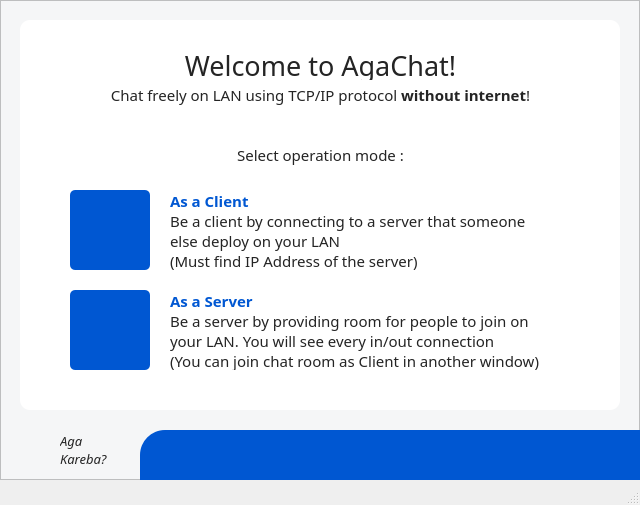
<?xml version="1.0" encoding="UTF-8"?>
<ui version="4.0">
 <class>MainWindow</class>
 <widget class="QMainWindow" name="MainWindow">
  <property name="geometry">
   <rect>
    <x>0</x>
    <y>0</y>
    <width>640</width>
    <height>505</height>
   </rect>
  </property>
  <property name="windowTitle">
   <string>AgaChat</string>
  </property>
  <property name="styleSheet">
   <string notr="true"/>
  </property>
  <widget class="QWidget" name="centralwidget">
   <widget class="QFrame" name="container_panelBody">
    <property name="geometry">
     <rect>
      <x>0</x>
      <y>0</y>
      <width>640</width>
      <height>480</height>
     </rect>
    </property>
    <property name="styleSheet">
     <string notr="true">QFrame#container_panelBody {
	background-color: #F5F6F7;
}
QStackedWidget#container_panelMain {
	background-color: #FFFFFF;
	border-radius: 10px;
}
QPushButton {
	background-color: #0057D2;
	border: none;
	border-radius: 5px;
}
QPushButton:hover {
	background-color: #0040B0;
	border: none;
}
QLabel, QLineEdit, QTextEdit {
	color: #242424;
}
QTextEdit, QLineEdit {
	background-color: #F5F6F7;
	border: 1px solid #EAECEE;
	border-radius: 5px;
	padding-left: 4px;
	border-radius: 5px;
}
QPushButton#btn_Leave {
	background-color: #FF1F2E;
}</string>
    </property>
    <property name="frameShape">
     <enum>QFrame::StyledPanel</enum>
    </property>
    <property name="frameShadow">
     <enum>QFrame::Raised</enum>
    </property>
    <widget class="QStackedWidget" name="container_panelMain">
     <property name="geometry">
      <rect>
       <x>20</x>
       <y>20</y>
       <width>600</width>
       <height>390</height>
      </rect>
     </property>
     <property name="styleSheet">
      <string notr="true"/>
     </property>
     <property name="currentIndex">
      <number>0</number>
     </property>
     <widget class="QWidget" name="page_Mode">
      <widget class="QPushButton" name="btn_AsClient">
       <property name="geometry">
        <rect>
         <x>50</x>
         <y>170</y>
         <width>80</width>
         <height>80</height>
        </rect>
       </property>
       <property name="styleSheet">
        <string notr="true"/>
       </property>
       <property name="text">
        <string/>
       </property>
       <property name="icon">
        <iconset resource="assets/qt_resource.qrc">
         <normaloff>:/icon/icon/icon-client.png</normaloff>:/icon/icon/icon-client.png</iconset>
       </property>
       <property name="iconSize">
        <size>
         <width>64</width>
         <height>64</height>
        </size>
       </property>
      </widget>
      <widget class="QPushButton" name="btn_AsServer">
       <property name="geometry">
        <rect>
         <x>50</x>
         <y>270</y>
         <width>80</width>
         <height>80</height>
        </rect>
       </property>
       <property name="styleSheet">
        <string notr="true"/>
       </property>
       <property name="text">
        <string/>
       </property>
       <property name="icon">
        <iconset resource="assets/qt_resource.qrc">
         <normaloff>:/icon/icon/icon-server.png</normaloff>:/icon/icon/icon-server.png</iconset>
       </property>
       <property name="iconSize">
        <size>
         <width>64</width>
         <height>64</height>
        </size>
       </property>
      </widget>
      <widget class="QLabel" name="lbl_x1_1">
       <property name="geometry">
        <rect>
         <x>70</x>
         <y>30</y>
         <width>461</width>
         <height>30</height>
        </rect>
       </property>
       <property name="font">
        <font>
         <family>Montserrat</family>
         <pointsize>20</pointsize>
        </font>
       </property>
       <property name="text">
        <string>Welcome to AgaChat!</string>
       </property>
       <property name="alignment">
        <set>Qt::AlignCenter</set>
       </property>
      </widget>
      <widget class="QLabel" name="lbl_x1_2">
       <property name="geometry">
        <rect>
         <x>70</x>
         <y>60</y>
         <width>461</width>
         <height>30</height>
        </rect>
       </property>
       <property name="font">
        <font>
         <family>Montserrat</family>
         <pointsize>11</pointsize>
        </font>
       </property>
       <property name="text">
        <string>&lt;html&gt;&lt;head/&gt;&lt;body&gt;&lt;p&gt;Chat freely on LAN using TCP/IP protocol &lt;span style=&quot; font-weight:700;&quot;&gt;without internet&lt;/span&gt;!&lt;/p&gt;&lt;/body&gt;&lt;/html&gt;</string>
       </property>
       <property name="alignment">
        <set>Qt::AlignCenter</set>
       </property>
      </widget>
      <widget class="QLabel" name="lbl_x1_3">
       <property name="geometry">
        <rect>
         <x>70</x>
         <y>120</y>
         <width>461</width>
         <height>30</height>
        </rect>
       </property>
       <property name="font">
        <font>
         <family>Montserrat</family>
         <pointsize>11</pointsize>
        </font>
       </property>
       <property name="text">
        <string>&lt;html&gt;&lt;head/&gt;&lt;body&gt;&lt;p&gt;Select operation mode :&lt;/p&gt;&lt;/body&gt;&lt;/html&gt;</string>
       </property>
       <property name="alignment">
        <set>Qt::AlignCenter</set>
       </property>
      </widget>
      <widget class="QLabel" name="lbl_x1_4">
       <property name="geometry">
        <rect>
         <x>150</x>
         <y>170</y>
         <width>400</width>
         <height>80</height>
        </rect>
       </property>
       <property name="font">
        <font>
         <family>Montserrat</family>
         <pointsize>11</pointsize>
        </font>
       </property>
       <property name="text">
        <string>&lt;html&gt;&lt;head/&gt;&lt;body&gt;&lt;p&gt;&lt;span style=&quot; font-weight:700; color:#0057d2;&quot;&gt;As a Client&lt;/span&gt;&lt;br/&gt;Be a client by connecting to a server that someone&lt;br/&gt;else deploy on your LAN&lt;br/&gt;(Must find IP Address of the server)&lt;/p&gt;&lt;/body&gt;&lt;/html&gt;</string>
       </property>
       <property name="alignment">
        <set>Qt::AlignLeading|Qt::AlignLeft|Qt::AlignVCenter</set>
       </property>
      </widget>
      <widget class="QLabel" name="lbl_x1_5">
       <property name="geometry">
        <rect>
         <x>150</x>
         <y>270</y>
         <width>400</width>
         <height>80</height>
        </rect>
       </property>
       <property name="font">
        <font>
         <family>Montserrat</family>
         <pointsize>11</pointsize>
        </font>
       </property>
       <property name="text">
        <string>&lt;html&gt;&lt;head/&gt;&lt;body&gt;&lt;p&gt;&lt;span style=&quot; font-weight:700; color:#0057d2;&quot;&gt;As a Server&lt;/span&gt;&lt;br/&gt;Be a server by providing room for people to join on&lt;br/&gt;your LAN. You will see every in/out connection&lt;br/&gt;(You can join chat room as Client in another window)&lt;/p&gt;&lt;/body&gt;&lt;/html&gt;</string>
       </property>
       <property name="alignment">
        <set>Qt::AlignLeading|Qt::AlignLeft|Qt::AlignVCenter</set>
       </property>
      </widget>
      <widget class="QLabel" name="lbl_x1_line1">
       <property name="geometry">
        <rect>
         <x>50</x>
         <y>100</y>
         <width>500</width>
         <height>1</height>
        </rect>
       </property>
       <property name="styleSheet">
        <string notr="true">background-color: #ffffff;</string>
       </property>
       <property name="text">
        <string/>
       </property>
      </widget>
     </widget>
     <widget class="QWidget" name="page_Setting">
      <widget class="QLabel" name="lbl_x2_1">
       <property name="geometry">
        <rect>
         <x>70</x>
         <y>30</y>
         <width>461</width>
         <height>30</height>
        </rect>
       </property>
       <property name="font">
        <font>
         <family>Montserrat</family>
         <pointsize>20</pointsize>
        </font>
       </property>
       <property name="text">
        <string>Setting</string>
       </property>
       <property name="alignment">
        <set>Qt::AlignCenter</set>
       </property>
      </widget>
      <widget class="QLabel" name="lbl_x2_2">
       <property name="geometry">
        <rect>
         <x>70</x>
         <y>60</y>
         <width>461</width>
         <height>30</height>
        </rect>
       </property>
       <property name="font">
        <font>
         <family>Montserrat</family>
         <pointsize>11</pointsize>
        </font>
       </property>
       <property name="text">
        <string>&lt;html&gt;&lt;head/&gt;&lt;body&gt;&lt;p&gt;Manage your information and track logging here&lt;/p&gt;&lt;/body&gt;&lt;/html&gt;</string>
       </property>
       <property name="alignment">
        <set>Qt::AlignCenter</set>
       </property>
      </widget>
      <widget class="QLabel" name="lbl_x2_line2">
       <property name="geometry">
        <rect>
         <x>50</x>
         <y>100</y>
         <width>500</width>
         <height>1</height>
        </rect>
       </property>
       <property name="styleSheet">
        <string notr="true">background-color: #ffffff;</string>
       </property>
       <property name="text">
        <string/>
       </property>
      </widget>
      <widget class="QTextEdit" name="txt_SystemLog">
       <property name="enabled">
        <bool>true</bool>
       </property>
       <property name="geometry">
        <rect>
         <x>40</x>
         <y>220</y>
         <width>520</width>
         <height>120</height>
        </rect>
       </property>
       <property name="font">
        <font>
         <pointsize>10</pointsize>
        </font>
       </property>
       <property name="styleSheet">
        <string notr="true"/>
       </property>
       <property name="readOnly">
        <bool>true</bool>
       </property>
       <property name="html">
        <string>&lt;!DOCTYPE HTML PUBLIC &quot;-//W3C//DTD HTML 4.0//EN&quot; &quot;http://www.w3.org/TR/REC-html40/strict.dtd&quot;&gt;
&lt;html&gt;&lt;head&gt;&lt;meta name=&quot;qrichtext&quot; content=&quot;1&quot; /&gt;&lt;meta charset=&quot;utf-8&quot; /&gt;&lt;style type=&quot;text/css&quot;&gt;
p, li { white-space: pre-wrap; }
hr { height: 1px; border-width: 0; }
li.unchecked::marker { content: &quot;\2610&quot;; }
li.checked::marker { content: &quot;\2612&quot;; }
&lt;/style&gt;&lt;/head&gt;&lt;body style=&quot; font-family:'Cantarell'; font-size:10pt; font-weight:400; font-style:normal;&quot;&gt;
&lt;p style=&quot;-qt-paragraph-type:empty; margin-top:0px; margin-bottom:0px; margin-left:0px; margin-right:0px; -qt-block-indent:0; text-indent:0px;&quot;&gt;&lt;br /&gt;&lt;/p&gt;&lt;/body&gt;&lt;/html&gt;</string>
       </property>
      </widget>
      <widget class="QLabel" name="lbl_x2_4">
       <property name="geometry">
        <rect>
         <x>40</x>
         <y>190</y>
         <width>200</width>
         <height>30</height>
        </rect>
       </property>
       <property name="font">
        <font>
         <family>Montserrat</family>
         <pointsize>11</pointsize>
        </font>
       </property>
       <property name="text">
        <string>&lt;html&gt;&lt;head/&gt;&lt;body&gt;&lt;p&gt;System Log :&lt;/p&gt;&lt;/body&gt;&lt;/html&gt;</string>
       </property>
       <property name="alignment">
        <set>Qt::AlignLeading|Qt::AlignLeft|Qt::AlignVCenter</set>
       </property>
      </widget>
      <widget class="QLabel" name="lbl_x2_3">
       <property name="geometry">
        <rect>
         <x>40</x>
         <y>120</y>
         <width>200</width>
         <height>30</height>
        </rect>
       </property>
       <property name="font">
        <font>
         <family>Montserrat</family>
         <pointsize>11</pointsize>
        </font>
       </property>
       <property name="text">
        <string>&lt;html&gt;&lt;head/&gt;&lt;body&gt;&lt;p&gt;Connection Setting :&lt;/p&gt;&lt;/body&gt;&lt;/html&gt;</string>
       </property>
       <property name="alignment">
        <set>Qt::AlignLeading|Qt::AlignLeft|Qt::AlignVCenter</set>
       </property>
      </widget>
      <widget class="QLineEdit" name="txt_IpAddress">
       <property name="geometry">
        <rect>
         <x>40</x>
         <y>150</y>
         <width>200</width>
         <height>30</height>
        </rect>
       </property>
       <property name="font">
        <font>
         <family>Montserrat</family>
        </font>
       </property>
       <property name="styleSheet">
        <string notr="true"/>
       </property>
       <property name="text">
        <string/>
       </property>
       <property name="placeholderText">
        <string>Server IP</string>
       </property>
      </widget>
      <widget class="QLineEdit" name="txt_Port">
       <property name="enabled">
        <bool>false</bool>
       </property>
       <property name="geometry">
        <rect>
         <x>250</x>
         <y>150</y>
         <width>100</width>
         <height>30</height>
        </rect>
       </property>
       <property name="font">
        <font>
         <family>Montserrat</family>
        </font>
       </property>
       <property name="text">
        <string>5522</string>
       </property>
       <property name="readOnly">
        <bool>true</bool>
       </property>
       <property name="placeholderText">
        <string>Server Port</string>
       </property>
      </widget>
      <widget class="QPushButton" name="btn_Control">
       <property name="geometry">
        <rect>
         <x>460</x>
         <y>350</y>
         <width>100</width>
         <height>30</height>
        </rect>
       </property>
       <property name="font">
        <font>
         <family>Montserrat</family>
        </font>
       </property>
       <property name="text">
        <string>Connect</string>
       </property>
      </widget>
      <widget class="QLineEdit" name="txt_DisplayName">
       <property name="geometry">
        <rect>
         <x>360</x>
         <y>150</y>
         <width>200</width>
         <height>30</height>
        </rect>
       </property>
       <property name="font">
        <font>
         <family>Montserrat</family>
        </font>
       </property>
       <property name="placeholderText">
        <string>Display Name</string>
       </property>
      </widget>
      <widget class="QPushButton" name="btn_Back">
       <property name="geometry">
        <rect>
         <x>40</x>
         <y>350</y>
         <width>100</width>
         <height>30</height>
        </rect>
       </property>
       <property name="font">
        <font>
         <family>Montserrat</family>
        </font>
       </property>
       <property name="text">
        <string>Back</string>
       </property>
      </widget>
      <widget class="QPushButton" name="btn_Join">
       <property name="geometry">
        <rect>
         <x>250</x>
         <y>350</y>
         <width>100</width>
         <height>30</height>
        </rect>
       </property>
       <property name="font">
        <font>
         <family>Montserrat</family>
        </font>
       </property>
       <property name="text">
        <string>Join</string>
       </property>
      </widget>
     </widget>
     <widget class="QWidget" name="page_Chat">
      <widget class="QPushButton" name="btn_SendMessage">
       <property name="geometry">
        <rect>
         <x>560</x>
         <y>350</y>
         <width>30</width>
         <height>30</height>
        </rect>
       </property>
       <property name="font">
        <font>
         <family>Montserrat</family>
        </font>
       </property>
       <property name="text">
        <string/>
       </property>
       <property name="icon">
        <iconset resource="assets/qt_resource.qrc">
         <normaloff>:/icon/icon/icon-send.png</normaloff>:/icon/icon/icon-send.png</iconset>
       </property>
       <property name="iconSize">
        <size>
         <width>24</width>
         <height>24</height>
        </size>
       </property>
       <property name="shortcut">
        <string>Return</string>
       </property>
      </widget>
      <widget class="QLineEdit" name="txt_Message">
       <property name="geometry">
        <rect>
         <x>49</x>
         <y>350</y>
         <width>500</width>
         <height>30</height>
        </rect>
       </property>
       <property name="font">
        <font>
         <family>Montserrat</family>
        </font>
       </property>
       <property name="styleSheet">
        <string notr="true"/>
       </property>
       <property name="text">
        <string/>
       </property>
       <property name="placeholderText">
        <string>Write message here..</string>
       </property>
      </widget>
      <widget class="QTextEdit" name="txt_Board">
       <property name="geometry">
        <rect>
         <x>10</x>
         <y>40</y>
         <width>580</width>
         <height>300</height>
        </rect>
       </property>
       <property name="font">
        <font>
         <family>Montserrat</family>
         <pointsize>10</pointsize>
        </font>
       </property>
       <property name="styleSheet">
        <string notr="true"/>
       </property>
       <property name="readOnly">
        <bool>true</bool>
       </property>
       <property name="html">
        <string>&lt;!DOCTYPE HTML PUBLIC &quot;-//W3C//DTD HTML 4.0//EN&quot; &quot;http://www.w3.org/TR/REC-html40/strict.dtd&quot;&gt;
&lt;html&gt;&lt;head&gt;&lt;meta name=&quot;qrichtext&quot; content=&quot;1&quot; /&gt;&lt;meta charset=&quot;utf-8&quot; /&gt;&lt;style type=&quot;text/css&quot;&gt;
p, li { white-space: pre-wrap; }
hr { height: 1px; border-width: 0; }
li.unchecked::marker { content: &quot;\2610&quot;; }
li.checked::marker { content: &quot;\2612&quot;; }
&lt;/style&gt;&lt;/head&gt;&lt;body style=&quot; font-family:'Montserrat'; font-size:10pt; font-weight:400; font-style:normal;&quot;&gt;
&lt;p style=&quot;-qt-paragraph-type:empty; margin-top:0px; margin-bottom:0px; margin-left:0px; margin-right:0px; -qt-block-indent:0; text-indent:0px; font-size:11pt;&quot;&gt;&lt;br /&gt;&lt;/p&gt;&lt;/body&gt;&lt;/html&gt;</string>
       </property>
      </widget>
      <widget class="QLabel" name="lbl_x3_IpInfo">
       <property name="geometry">
        <rect>
         <x>330</x>
         <y>10</y>
         <width>250</width>
         <height>20</height>
        </rect>
       </property>
       <property name="font">
        <font>
         <family>Montserrat</family>
         <pointsize>10</pointsize>
        </font>
       </property>
       <property name="text">
        <string>&lt;html&gt;&lt;head/&gt;&lt;body&gt;&lt;p&gt;name @ server&lt;/p&gt;&lt;/body&gt;&lt;/html&gt;</string>
       </property>
       <property name="alignment">
        <set>Qt::AlignRight|Qt::AlignTrailing|Qt::AlignVCenter</set>
       </property>
      </widget>
      <widget class="QLabel" name="lbl_x3_1">
       <property name="geometry">
        <rect>
         <x>20</x>
         <y>10</y>
         <width>150</width>
         <height>20</height>
        </rect>
       </property>
       <property name="font">
        <font>
         <family>Montserrat</family>
         <pointsize>11</pointsize>
        </font>
       </property>
       <property name="text">
        <string>&lt;html&gt;&lt;head/&gt;&lt;body&gt;&lt;p&gt;&lt;span style=&quot; font-weight:700;&quot;&gt;AgaChat v1.1.0&lt;/span&gt;&lt;/p&gt;&lt;/body&gt;&lt;/html&gt;</string>
       </property>
       <property name="alignment">
        <set>Qt::AlignLeading|Qt::AlignLeft|Qt::AlignVCenter</set>
       </property>
      </widget>
      <widget class="QPushButton" name="btn_Leave">
       <property name="geometry">
        <rect>
         <x>10</x>
         <y>350</y>
         <width>30</width>
         <height>30</height>
        </rect>
       </property>
       <property name="font">
        <font>
         <family>Montserrat</family>
        </font>
       </property>
       <property name="text">
        <string/>
       </property>
       <property name="icon">
        <iconset resource="assets/qt_resource.qrc">
         <normaloff>:/icon/icon/icon-logout.png</normaloff>:/icon/icon/icon-logout.png</iconset>
       </property>
       <property name="iconSize">
        <size>
         <width>16</width>
         <height>16</height>
        </size>
       </property>
       <property name="shortcut">
        <string>Esc</string>
       </property>
      </widget>
     </widget>
    </widget>
    <widget class="QWidget" name="widget" native="true">
     <property name="geometry">
      <rect>
       <x>10</x>
       <y>430</y>
       <width>40</width>
       <height>40</height>
      </rect>
     </property>
     <property name="styleSheet">
      <string notr="true">image: url(:/logo/logo/logo-agachat.png);</string>
     </property>
    </widget>
    <widget class="QLabel" name="label">
     <property name="geometry">
      <rect>
       <x>60</x>
       <y>430</y>
       <width>70</width>
       <height>40</height>
      </rect>
     </property>
     <property name="font">
      <font>
       <family>Montserrat</family>
       <pointsize>10</pointsize>
      </font>
     </property>
     <property name="text">
      <string>&lt;html&gt;&lt;head/&gt;&lt;body&gt;&lt;p&gt;&lt;span style=&quot; font-style:italic;&quot;&gt;Aga&lt;br/&gt;Kareba?&lt;/span&gt;&lt;/p&gt;&lt;/body&gt;&lt;/html&gt;</string>
     </property>
    </widget>
   </widget>
   <widget class="QFrame" name="container_panelBottom">
    <property name="geometry">
     <rect>
      <x>140</x>
      <y>430</y>
      <width>500</width>
      <height>50</height>
     </rect>
    </property>
    <property name="styleSheet">
     <string notr="true">QFrame#container_panelBottom {
	background-color: #0057D2;
	border-top-left-radius: 25px;
}
QPushButton {
	background-color: #0057D2;
	border: #0057D2;
}
QPushButton#btn_page_Info:hover {
	background-color: #0040B0;
	border: 1px solid #0040B0;
}</string>
    </property>
    <property name="frameShape">
     <enum>QFrame::StyledPanel</enum>
    </property>
    <property name="frameShadow">
     <enum>QFrame::Raised</enum>
    </property>
    <widget class="QPushButton" name="btn_page_Mode">
     <property name="geometry">
      <rect>
       <x>110</x>
       <y>0</y>
       <width>50</width>
       <height>50</height>
      </rect>
     </property>
     <property name="styleSheet">
      <string notr="true"/>
     </property>
     <property name="text">
      <string/>
     </property>
     <property name="icon">
      <iconset resource="assets/qt_resource.qrc">
       <normaloff>:/icon/icon/icon-mode.png</normaloff>:/icon/icon/icon-mode.png</iconset>
     </property>
     <property name="iconSize">
      <size>
       <width>32</width>
       <height>32</height>
      </size>
     </property>
    </widget>
    <widget class="QPushButton" name="btn_page_Setting">
     <property name="geometry">
      <rect>
       <x>160</x>
       <y>0</y>
       <width>50</width>
       <height>50</height>
      </rect>
     </property>
     <property name="styleSheet">
      <string notr="true"/>
     </property>
     <property name="text">
      <string/>
     </property>
     <property name="icon">
      <iconset resource="assets/qt_resource.qrc">
       <normaloff>:/icon/icon/icon-setting.png</normaloff>:/icon/icon/icon-setting.png</iconset>
     </property>
     <property name="iconSize">
      <size>
       <width>32</width>
       <height>32</height>
      </size>
     </property>
    </widget>
    <widget class="QPushButton" name="btn_page_Chat">
     <property name="geometry">
      <rect>
       <x>210</x>
       <y>0</y>
       <width>50</width>
       <height>50</height>
      </rect>
     </property>
     <property name="styleSheet">
      <string notr="true"/>
     </property>
     <property name="text">
      <string/>
     </property>
     <property name="icon">
      <iconset resource="assets/qt_resource.qrc">
       <normaloff>:/icon/icon/icon-chat.png</normaloff>:/icon/icon/icon-chat.png</iconset>
     </property>
     <property name="iconSize">
      <size>
       <width>32</width>
       <height>32</height>
      </size>
     </property>
    </widget>
    <widget class="QPushButton" name="btn_page_Info">
     <property name="geometry">
      <rect>
       <x>450</x>
       <y>0</y>
       <width>50</width>
       <height>50</height>
      </rect>
     </property>
     <property name="styleSheet">
      <string notr="true"/>
     </property>
     <property name="text">
      <string/>
     </property>
     <property name="icon">
      <iconset resource="assets/qt_resource.qrc">
       <normaloff>:/icon/icon/icon-info.png</normaloff>:/icon/icon/icon-info.png</iconset>
     </property>
     <property name="iconSize">
      <size>
       <width>32</width>
       <height>32</height>
      </size>
     </property>
    </widget>
   </widget>
  </widget>
  <widget class="QMenuBar" name="menubar">
   <property name="geometry">
    <rect>
     <x>0</x>
     <y>0</y>
     <width>640</width>
     <height>23</height>
    </rect>
   </property>
  </widget>
  <widget class="QStatusBar" name="statusbar"/>
 </widget>
 <tabstops>
  <tabstop>btn_AsClient</tabstop>
  <tabstop>btn_AsServer</tabstop>
  <tabstop>btn_page_Mode</tabstop>
  <tabstop>btn_page_Setting</tabstop>
  <tabstop>btn_page_Chat</tabstop>
  <tabstop>btn_page_Info</tabstop>
  <tabstop>txt_IpAddress</tabstop>
  <tabstop>txt_Port</tabstop>
  <tabstop>txt_DisplayName</tabstop>
  <tabstop>txt_SystemLog</tabstop>
  <tabstop>btn_Back</tabstop>
  <tabstop>btn_Control</tabstop>
  <tabstop>btn_Join</tabstop>
  <tabstop>txt_Board</tabstop>
  <tabstop>txt_Message</tabstop>
  <tabstop>btn_SendMessage</tabstop>
  <tabstop>btn_Leave</tabstop>
 </tabstops>
 <resources>
  <include location="assets/qt_resource.qrc"/>
 </resources>
 <connections/>
</ui>
